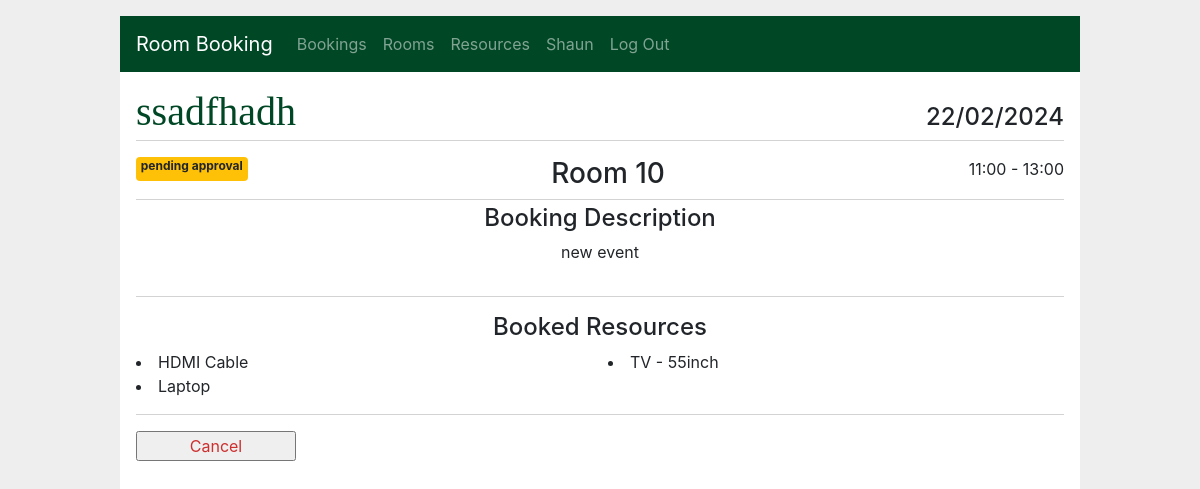
/bookings/7/details (signed in), run on an earlier commit of the app's database.
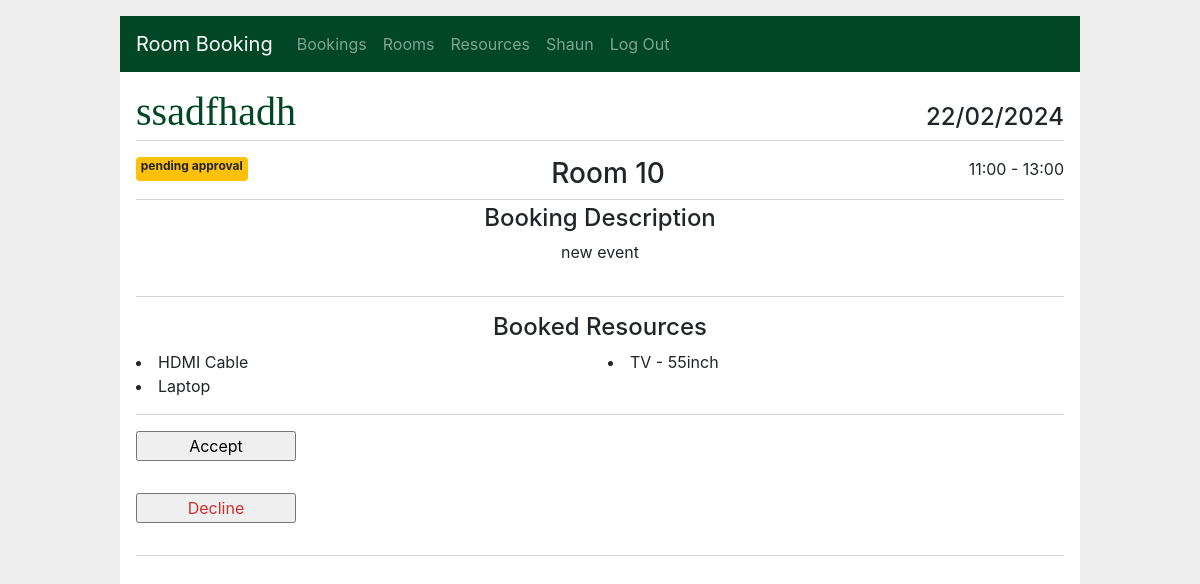
And on a later commit of the database.
### app/bookings/routes.py (the view)
@bp.route('/<int:id>/details', methods=('GET',))
@login_required
def details(id):
    booking = get_booking(id)
    return render_template('bookings/details.html', booking=booking)

### app/bookings/routes.py (called while the page is built)
def get_booking(id, check_author=True):
    user_id = session.get('user_id')
    booking = RoomBooking.query.filter_by(id=id).first()
    if booking is None:
        abort(404, f"Booking id {id} doesn't exist.")
    admin = User.query.filter_by(
        id=user_id).first()
    if check_author and booking.creator_id != user_id and admin.role != "admin":
        abort(403)
    return booking

### app/main/routes.py (called while the page is built)
@bp.before_app_request
def load_logged_in_user():
    user_id = session.get('user_id')
    if user_id is None:
        g.user = None
    else:
        g.user = User.query.filter_by(
                id=user_id).first()

def login_required(view):
    @functools.wraps(view)
    def wrapped_view(**kwargs):
        if g.user is None:
            return redirect(url_for('main.login'))
        return view(**kwargs)
    return wrapped_view

### app/templates/bookings/details.html
{% extends 'base.html' %}
{% block header %}
  <h1>{% block title %}{{ booking.title }}{% endblock %}</h1>
    <h4>{{ booking.event_start.strftime('%d/%m/%Y') }}</h4>
{% endblock %}
{% block content %}
<div class="topbar">
    {% if booking.status in ['declined', 'cancelled'] %}
    {% elif booking.status == 'confirmed' %}
      <div class="badge badge-success">
        {{ booking.status }}
      </div>
    {% elif 'pending' in booking.status %}
      <div class="badge badge-warning">
        {{ booking.status }}
      </div>
    {% endif %}
    <h3>{{ booking.room.name }}</h3>
  <div class="time-bar">
    <p>{{ booking.time_start.strftime('%H:%M') }} - {{ booking.time_end.strftime('%H:%M') }}</p>
  </div>
</div>
<h4 class="d-flex justify-content-center">Booking Description</h4>
<div class="container d-flex justify-content-center">
  <p style="white-space: pre-wrap;">{{ booking['summary'] }}</p>
</div>
<hr>
    {% if booking.booked_resources %}
    <h4 class="d-flex justify-content-center">Booked Resources</h4>
    <div class="columns2">
      {% for resource in booking.booked_resources %}
        <li> {{ resource.room_resource.resource.name }} </li>
      {% endfor %}
    </div>
  <hr>
    {% endif %}
{% if booking['status'] == 'pending approval' and g.user.role == 'admin' %}
    <div class="approve">
      <form action="{{ url_for('bookings.accepted', id=booking['id']) }}" method="post">
        <input class="success" type="submit" value="Accept">
      </form>
      <form action="{{ url_for('bookings.declined', id=booking['id']) }}" method="post">
        <input class="danger" type="submit" value="Decline">
      </form>
    </div>
  <hr>
{% elif booking.status not in ['declined', 'cancelled'] %}
    <form action="{{ url_for('bookings.cancelled', id=booking['id']) }}" method="post">
      <input class="danger" type="submit" value="Cancel" onclick="return confirm('Are you sure you want to cancel this booking?')">
    </form>
{% endif %}
{% endblock %}

What changed in the data, as far as the page shows it:
changed User "Shaun": role "user" → "admin" (drawn)
Also different on the page:
form field value: (not shown) → "Accept"
form field value: (not shown) → "Decline"
form field value: "Cancel" → (not shown)
